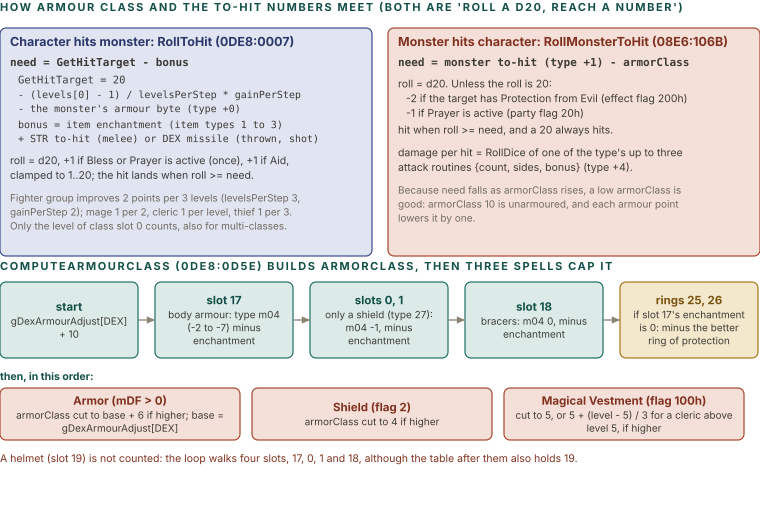

The Python source for this figure:
import sys; sys.path.insert(0, '.')
from figlib import *

c = Canvas(760, 520)
c.section(0, 11, "How armour class and the to-hit numbers meet (both are 'roll a d20, reach a number')")

def panel(x, y, w, h, kind, title):
    tc, sc, fc = PAL[kind]
    c.rect(x, y, w, h, fill=fc, stroke=sc, sw=1.2, rx=6)
    c.text(x + 10, y + 18, title, size=12.5, weight=700, color=tc)

def line(x, y, s, mono=False, color=INK2, size=10.5, weight=400):
    c.text(x, y, s, size=size, color=color, mono=mono, weight=weight)
    return y + size * 1.4

# ---- left: character attacks ----
LX, LW, TY, TH = 0, 372, 28, 228
panel(LX, TY, LW, TH, "navy", "Character hits monster: RollToHit (0DE8:0007)")
y = TY + 38
y = line(LX + 10, y, "need = GetHitTarget - bonus", mono=True, weight=600, size=11)
y = line(LX + 18, y + 2, "GetHitTarget = 20", mono=True, size=10.5)
y = line(LX + 18, y, "  - (levels[0] - 1) / levelsPerStep * gainPerStep", mono=True, size=10)
y = line(LX + 18, y, "  - the monster's armour byte (type +0)", mono=True, size=10)
y = line(LX + 18, y + 2, "bonus = item enchantment (item types 1 to 3)", mono=True, size=10)
y = line(LX + 18, y, "      + STR to-hit (melee) or DEX missile (thrown, shot)", mono=True, size=10)
y = line(LX + 10, y + 8, "roll = d20, +1 if Bless or Prayer is active (once), +1 if Aid,", size=10.5)
y = line(LX + 10, y, "clamped to 1..20; the hit lands when roll >= need.", size=10.5)
y = line(LX + 10, y + 8, "Fighter group improves 2 points per 3 levels (levelsPerStep 3,", size=10, color=MUTED)
y = line(LX + 10, y, "gainPerStep 2); mage 1 per 2, cleric 1 per level, thief 1 per 3.", size=10, color=MUTED)
y = line(LX + 10, y, "Only the level of class slot 0 counts, also for multi-classes.", size=10, color=MUTED)

# ---- right: monster attacks ----
RX, RW = 388, 372
panel(RX, TY, RW, TH, "red", "Monster hits character: RollMonsterToHit (08E6:106B)")
y = TY + 38
y = line(RX + 10, y, "need = monster to-hit (type +1) - armorClass", mono=True, weight=600, size=11)
y = line(RX + 10, y + 6, "roll = d20. Unless the roll is 20:", size=10.5)
y = line(RX + 18, y, "-2 if the target has Protection from Evil (effect flag 200h)", size=10.5)
y = line(RX + 18, y, "-1 if Prayer is active (party flag 20h)", size=10.5)
y = line(RX + 10, y + 2, "hit when roll >= need, and a 20 always hits.", size=10.5)
y = line(RX + 10, y + 8, "damage per hit = RollDice of one of the type's up to three", size=10.5)
y = line(RX + 10, y, "attack routines {count, sides, bonus} (type +4).", size=10.5)
y = line(RX + 10, y + 8, "Because need falls as armorClass rises, a low armorClass is", size=10, color=MUTED)
y = line(RX + 10, y, "good: armorClass 10 is unarmoured, and each armour point", size=10, color=MUTED)
y = line(RX + 10, y, "lowers it by one.", size=10, color=MUTED)

# ---- bottom: how armorClass is built ----
BY = 276
c.section(0, BY - 6, "ComputeArmourClass (0DE8:0D5E) builds armorClass, then three spells cap it")
steps = [
    ("teal", "start", "gDexArmourAdjust[DEX] + 10"),
    ("teal", "slot 17", "body armour: type m04 (-2 to -7) minus enchantment"),
    ("teal", "slots 0, 1", "only a shield (type 27): m04 -1, minus enchantment"),
    ("teal", "slot 18", "bracers: m04 0, minus enchantment"),
    ("ochre", "rings 25, 26", "if slot 17's enchantment is 0: minus the better ring of protection"),
]
w = 138
for i, (k, t, b) in enumerate(steps):
    x = i * (w + 17)
    c.box(x, BY + 6, w, 76, k, t, [b], size=10, tsize=11.5)
    if i:
        c.arrow([(x - 17, BY + 44), (x, BY + 44)], color=GREY)
c.text(0, BY + 104, "then, in this order:", size=10.5, weight=700, color="#14504A")
caps = [
    ("Armor (mDF > 0)", "armorClass cut to base + 6 if higher; base = gDexArmourAdjust[DEX]"),
    ("Shield (flag 2)", "armorClass cut to 4 if higher"),
    ("Magical Vestment (flag 100h)", "cut to 5, or 5 + (level - 5) / 3 for a cleric above level 5, if higher"),
]
for i, (t, b) in enumerate(caps):
    x = i * 252
    c.box(x, BY + 112, 240, 52, "red", t, [b], size=10, tsize=11.5)
c.text(0, BY + 186, "A helmet (slot 19) is not counted: the loop walks four slots, 17, 0, 1 and 18, although the table after them also holds 19.", size=10.5, color="#80311F")
c.save("figs/chr_combat.svg")
